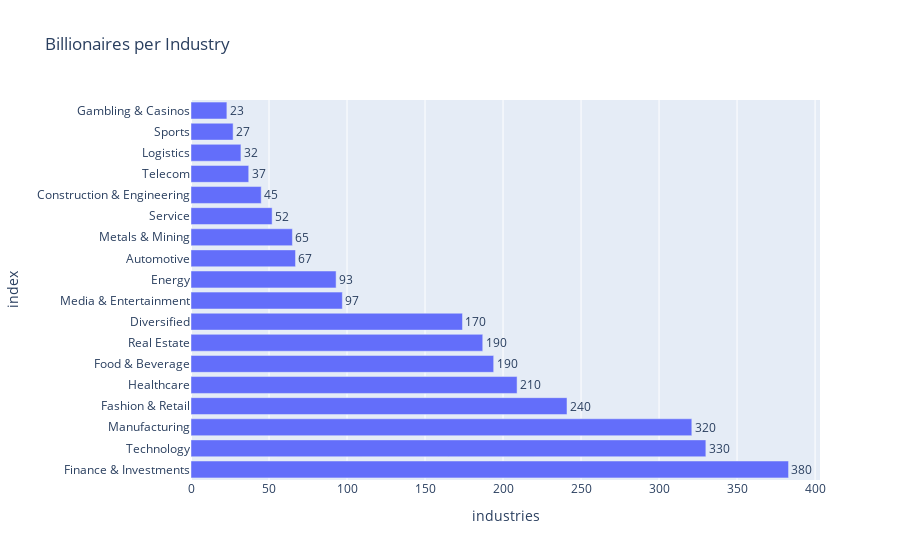

Here is the notebook cell this chart was saved with:
### Code cell
fig = px.bar(
    data_1.industries.value_counts().reset_index(),
    y='index',
    x='industries',
    text_auto='.2s',
    title='Billionaires per Industry')

fig.update_traces(textfont_size=12, textangle=0, textposition="outside", cliponaxis=False)

fig.show()

### Figure 1 — Plotly figure (JSON) as saved in the notebook; plotly's stock layout.template omitted (floating-point values rounded to 4 significant figures)
{"data": [{"alignmentgroup": "True", "cliponaxis": false, "hovertemplate": "industries=%{x}<br>index=%{y}<extra></extra>", "legendgroup": "", "marker": {"color": "#636efa", "pattern": {"shape": ""}}, "name": "", "offsetgroup": "", "orientation": "h", "showlegend": false, "textangle": 0, "textfont": {"size": 12}, "textposition": "outside", "texttemplate": "%{x:.2s}", "type": "bar", "x": [383, 330, 321, 241, 209, 194, 187, 174, 97, 93, 67, 65, 52, 45, 37, 32, 27, 23], "xaxis": "x", "y": ["Finance & Investments", "Technology", "Manufacturing", "Fashion & Retail", "Healthcare", "Food & Beverage", "Real Estate", "Diversified", "Media & Entertainment", "Energy", "Automotive", "Metals & Mining", "Service", "Construction & Engineering", "Telecom", "Logistics", "Sports", "Gambling & Casinos"], "yaxis": "y"}], "layout": {"barmode": "relative", "legend": {"tracegroupgap": 0}, "title": {"text": "Billionaires per Industry"}, "xaxis": {"anchor": "y", "domain": [0, 1], "title": {"text": "industries"}}, "yaxis": {"anchor": "x", "domain": [0, 1], "title": {"text": "index"}}}}
